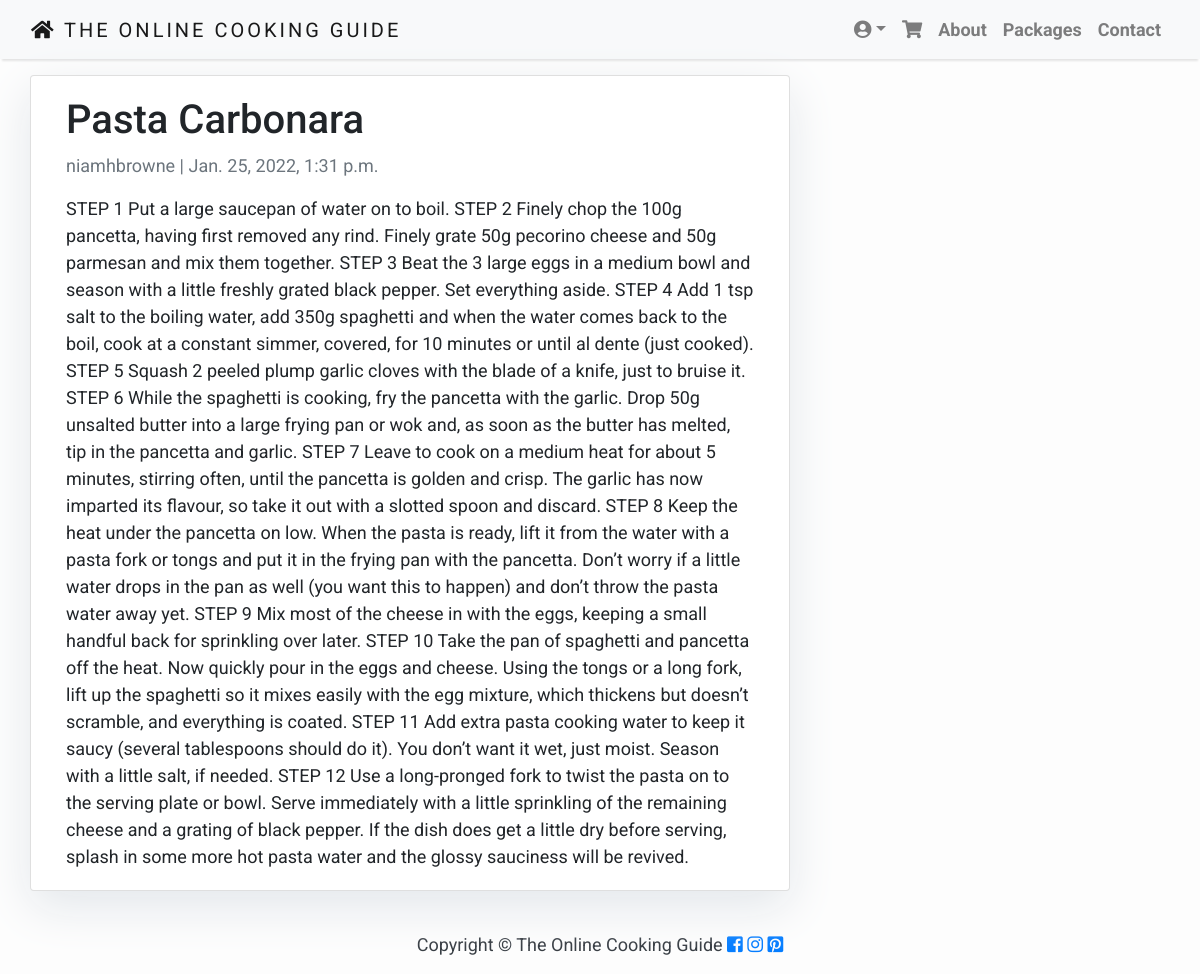
The app's page /post/pasta-carbonara/ with its own data.
### blog/models.py (models this page shows, shortened)
class Post(models.Model):
    title = models.CharField(max_length=200, unique=True)
    slug = models.SlugField(max_length=200, unique=True)
    author = models.ForeignKey(User, on_delete= models.CASCADE,related_name='blog_posts')
    updated_on = models.DateTimeField(auto_now= True)
    content = models.TextField()
    created_on = models.DateTimeField(auto_now_add=True)
    status = models.IntegerField(choices=STATUS, default=0)
    class Meta:
        ordering = ['-created_on']

### blog/views.py (the view)
# urls.py: path('post/<slug:slug>/', views.PostDetail.as_view(), name='post_detail'),
class PostDetail(generic.DetailView):
    model = Post
    template_name = 'post_detail.html'

### templates/post_detail.html
{% extends 'base.html' %}
{% block content %}
<div class="container">
  <div class="row">
    <div class="col-md-8 card mb-4  mt-3 left  top">
      <div class="card-body">
        <h1>{% block title %} {{ object.title }} {% endblock title %}</h1>
        <p class=" text-muted">{{ post.author }} | {{ post.created_on }}</p>
        <p class="card-text ">{{ object.content | safe }}</p>
      </div>
    </div>
  </div>
</div>
{% endblock %}

### static/css/base.css (style rules this page uses)
body { font-family: "Roboto", sans-serif; font-size: 17px; background-color: #fdfdfd; }
.card { box-shadow: 0 16px 48px #E3E7EB; }
body { font-family: "Roboto", sans-serif; font-size: 18px; background-color: #fdfdfd; }

### records on screen
Post: title "Pasta Carbonara", author "niamhbrowne", created_on "Jan. 25, 2022, 1:31 p.m.", content "STEP 1 Put a large saucepan of water on to boil. STEP 2 Finely chop the 100g pancetta, having first removed any rind. Finely grate 50g pecorino cheese and 50g parmesan and mix them together. STEP 3 Beat the 3 large eggs in a medium bowl and season with a little freshly grated black pepper. Set everything aside. STEP 4 Add 1 tsp salt to the boiling water, add 350g spaghetti and when the water comes back to the boil, cook at a constant simmer, covered, for 10 minutes or until al dente (just cooked). STEP 5 Squash 2 peeled plump garlic cloves with the blade of a knife, just to bruise it. STEP 6 While the spaghetti is cooking, fry the pancetta with the garlic. Drop 50g unsalted butter into a…"
